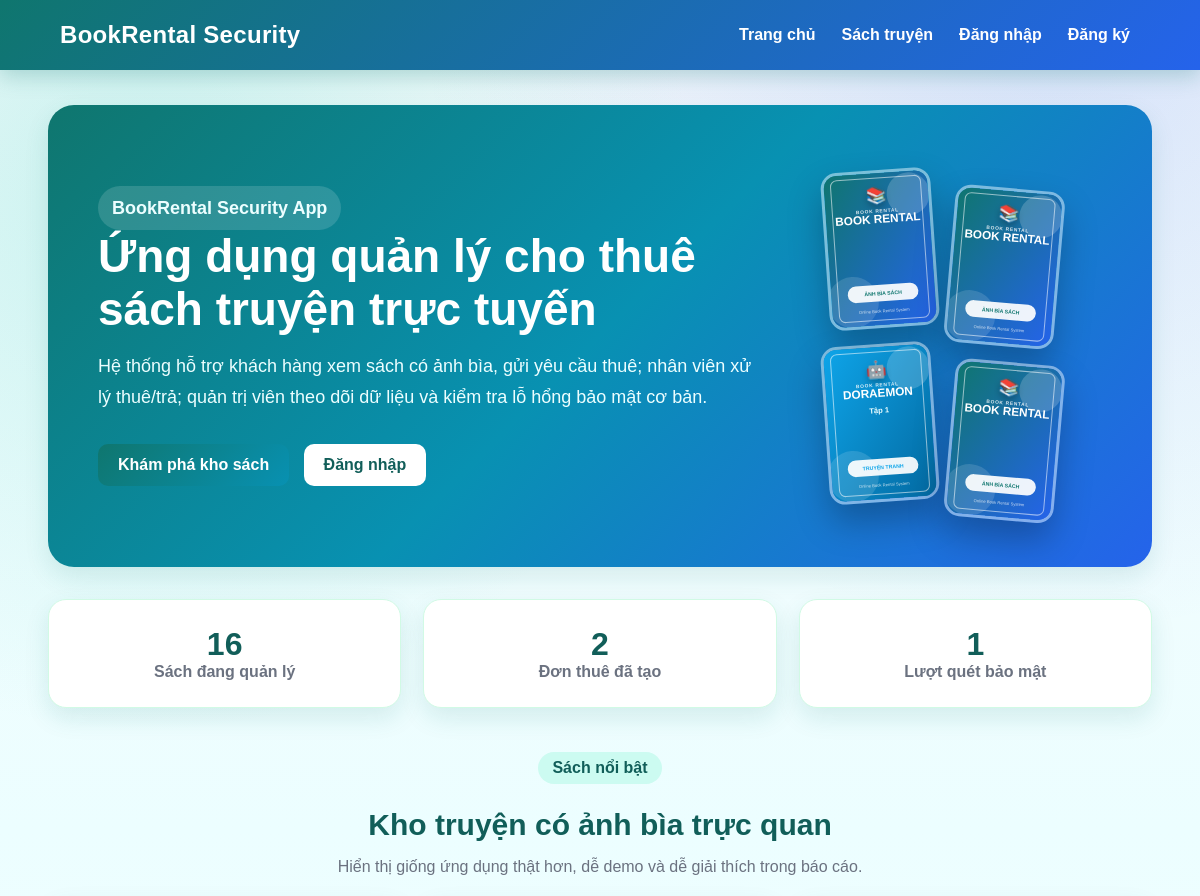
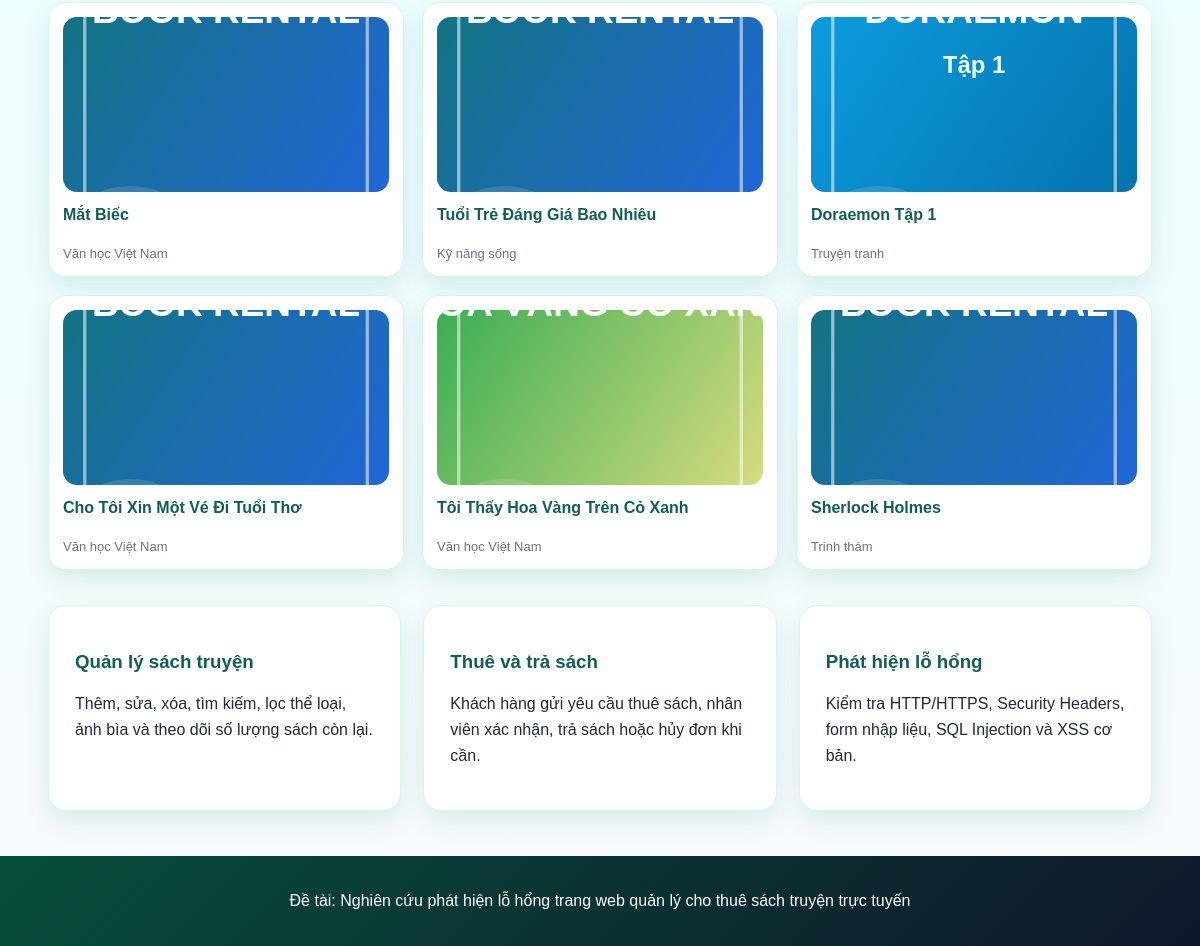
The page / on the database its author committed (2 pictures, top to bottom).
### tables this page shows
CREATE TABLE books (
            id INTEGER PRIMARY KEY AUTOINCREMENT,
            title TEXT NOT NULL,
            author TEXT NOT NULL,
            category TEXT NOT NULL,
            quantity INTEGER NOT NULL,
            price REAL NOT NULL,
            description TEXT,
            cover_image TEXT
        );

### app.py (the view)
@app.route("/")
def index():
    conn = get_db()
    total_books = conn.execute("SELECT COUNT(*) AS total FROM books").fetchone()["total"]
    total_rentals = conn.execute("SELECT COUNT(*) AS total FROM rentals").fetchone()["total"]
    total_scans = conn.execute("SELECT COUNT(*) AS total FROM scan_history").fetchone()["total"]
    featured_books = conn.execute("SELECT * FROM books ORDER BY quantity DESC, id ASC LIMIT 6").fetchall()
    conn.close()
    return render_template(
        "index.html",
        total_books=total_books,
        total_rentals=total_rentals,
        total_scans=total_scans,
        featured_books=featured_books,
    )

### app.py (called while the page is built)
def get_db():
    conn = sqlite3.connect(DATABASE)
    conn.row_factory = sqlite3.Row
    return conn

@app.context_processor
def inject_permissions():
    role = session.get("role")
    return {
        "roles": ROLES,
        "can_manage_books": role in PERMISSIONS["manage_books"],
        "can_manage_rentals": role in PERMISSIONS["manage_rentals"],
        "can_manage_users": role in PERMISSIONS["manage_users"],
        "can_security_scan": role in PERMISSIONS["security_scan"],
    }

### templates/index.html
{% extends "base.html" %}
{% block content %}
<section class="hero app-hero">
    <div class="hero-content">
        <p class="eyebrow">BookRental Security App</p>
        <h1>Ứng dụng quản lý cho thuê sách truyện trực tuyến</h1>
        <p>
            Hệ thống hỗ trợ khách hàng xem sách có ảnh bìa, gửi yêu cầu thuê;
            nhân viên xử lý thuê/trả; quản trị viên theo dõi dữ liệu và kiểm tra lỗ hổng bảo mật cơ bản.
        </p>
        <div class="hero-actions">
            <a class="btn" href="{{ url_for('books') }}">Khám phá kho sách</a>
            {% if can_security_scan %}
                <a class="btn secondary" href="{{ url_for('security_scan') }}">Quét lỗ hổng</a>
            {% else %}
                <a class="btn secondary" href="{{ url_for('login') }}">Đăng nhập</a>
            {% endif %}
        </div>
    </div>
    <div class="hero-bookshelf">
        {% for book in featured_books[:4] %}
            <img src="{{ book.cover_image or '/static/uploads/default-cover.svg' }}" alt="{{ book.title }}">
        {% endfor %}
    </div>
</section>
<section class="stats-grid">
    <div class="stat-card">
        <strong>{{ total_books }}</strong>
        <span>Sách đang quản lý</span>
    </div>
    <div class="stat-card">
        <strong>{{ total_rentals }}</strong>
        <span>Đơn thuê đã tạo</span>
    </div>
    <div class="stat-card">
        <strong>{{ total_scans }}</strong>
        <span>Lượt quét bảo mật</span>
    </div>
</section>
<section class="section-title-center">
    <span class="eyebrow soft">Sách nổi bật</span>
    <h2>Kho truyện có ảnh bìa trực quan</h2>
    <p>Hiển thị giống ứng dụng thật hơn, dễ demo và dễ giải thích trong báo cáo.</p>
</section>
<div class="featured-row">
    {% for book in featured_books %}
    <a class="featured-book" href="{{ url_for('book_detail', book_id=book.id) }}">
        <img src="{{ book.cover_image or '/static/uploads/default-cover.svg' }}" alt="{{ book.title }}">
        <strong>{{ book.title }}</strong>
        <span>{{ book.category }}</span>
    </a>
    {% endfor %}
</div>
<section class="features">
    <div class="card">
        <h3>Quản lý sách truyện</h3>
        <p>Thêm, sửa, xóa, tìm kiếm, lọc thể loại, ảnh bìa và theo dõi số lượng sách còn lại.</p>
    </div>
    <div class="card">
        <h3>Thuê và trả sách</h3>
        <p>Khách hàng gửi yêu cầu thuê sách, nhân viên xác nhận, trả sách hoặc hủy đơn khi cần.</p>
    </div>
    <div class="card">
        <h3>Phát hiện lỗ hổng</h3>
        <p>Kiểm tra HTTP/HTTPS, Security Headers, form nhập liệu, SQL Injection và XSS cơ bản.</p>
    </div>
</section>
{% endblock %}

### templates/base.html (shortened to what this page needs)
<!DOCTYPE html>
<html lang="vi">
<head>
    <link rel="stylesheet" href="{{ url_for('static', filename='style.css') }}">
</head>
<body>
<header>
    <div class="logo">BookRental Security</div>
    <nav>
        <a href="{{ url_for('index') }}">Trang chủ</a>
        <a href="{{ url_for('books') }}">Sách truyện</a>
        {% if session.get("user_id") %}
            <a href="{{ url_for('my_rentals') }}">Lịch sử thuê</a>
            {% if can_manage_rentals %}
                <a href="{{ url_for('admin') }}">Quản trị</a>
                <a href="{{ url_for('analytics') }}">Thống kê</a>
            {% endif %}
            {% if can_security_scan %}
                <a href="{{ url_for('security_scan') }}">Quét lỗ hổng</a>
                <a href="{{ url_for('scan_history') }}">Lịch sử quét</a>
            {% endif %}
            {% if can_manage_users %}
                <a href="{{ url_for('audit_logs') }}">Nhật ký</a>
            {% endif %}
            <span class="user-badge">{{ session.get("fullname") }} - {{ roles.get(session.get("role"), session.get("role")) }}</span>
            <a href="{{ url_for('logout') }}">Đăng xuất</a>
        {% else %}
            <a href="{{ url_for('login') }}">Đăng nhập</a>
            <a href="{{ url_for('register') }}">Đăng ký</a>
        {% endif %}
    </nav>
</header>
<main>
    {% block content %}{% endblock %}
</main>
<footer>
    <p>Đề tài: Nghiên cứu phát hiện lỗ hổng trang web quản lý cho thuê sách truyện trực tuyến</p>
</footer>
</body>
</html>

### rows shown on the page
books: cover_image (placeholder picture), title "Mắt Biếc", category "Văn học Việt Nam"
books: cover_image (placeholder picture), title "Tuổi Trẻ Đáng Giá Bao Nhiêu", category "Kỹ năng sống"
books: cover_image (picture), title "Doraemon Tập 1", category "Truyện tranh"
books: cover_image (placeholder picture), title "Cho Tôi Xin Một Vé Đi Tuổi Thơ", category "Văn học Việt Nam"
books: cover_image (picture), title "Tôi Thấy Hoa Vàng Trên Cỏ Xanh", category "Văn học Việt Nam"
books: cover_image (placeholder picture), title "Sherlock Holmes", category "Trinh thám"

### other values the page prints
{{ total_books }} "16"
{{ total_rentals }} "2"
{{ total_scans }} "1"
